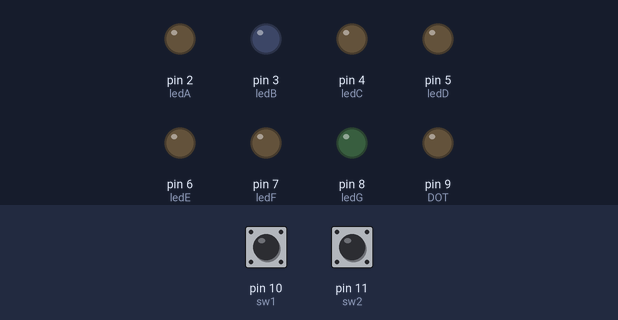
Bench run of a sketch on a simulated Arduino Uno, built with avr-gcc and run on an emulated ATmega328P. Shown: output pins drawn as LEDs (lit = HIGH). The test bench sets the inputs (shaded band); at power-on: pin 10 (sw1) LOW, pin 11 (sw2) LOW.

Above: at 1.2 s.
1.3 s: pin 10 (sw1) pulled HIGH for 0.15 s
At 2.1 s:
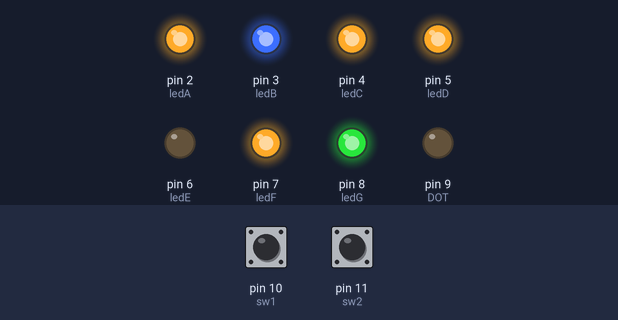
At 3.1 s:
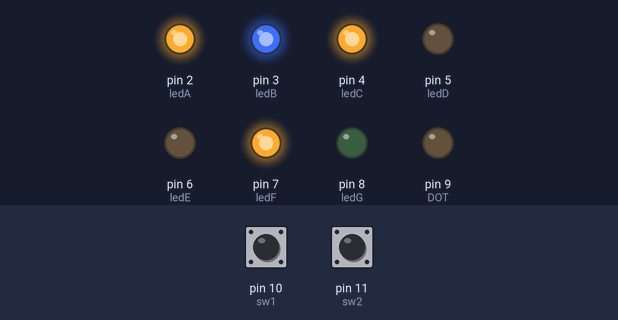
Timing chart, 0 to 13.4 s (numbered marks = the images above; inputs shaded):
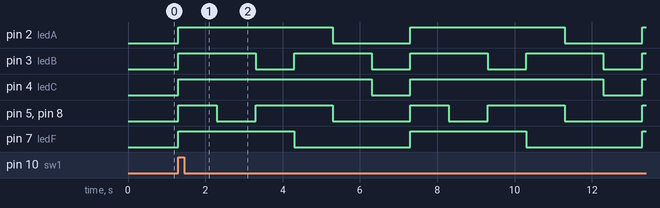

Measured:
- after the input at 1.3 s, pin 2 (ledA): alternates HIGH for 4.0 s and LOW for 2.0 s, starting at once; pin 3 (ledB): alternates HIGH for 2.0 s and LOW for 1.0 s, starting at once

The sketch:

golden_bell_C13-1.ino
```cpp
int ledA=2;
int ledB=3;
int ledC=4;
int ledD=5;
int ledE=6;
int ledF=7;
int ledG=8;
int DOT=9;
int sw1=10;
int sw2=11;

void setup() {
  pinMode(ledA, OUTPUT);
  pinMode(ledB, OUTPUT);
  pinMode(ledC, OUTPUT);
  pinMode(ledD, OUTPUT);
  pinMode(ledE, OUTPUT);
  pinMode(ledF, OUTPUT);
  pinMode(ledG, OUTPUT);
  pinMode(DOT, OUTPUT);
}

void loop() {
  int i;
  int sw1_state;
  int sw2_state;


  sw1_state=digitalRead(sw1);
  sw2_state=digitalRead(sw2);


while(sw1_state==1)
{
int p=9;
for(i=0;i<6;i++)
  {
    Number(i+p);
    p=p-3;
    delay(1000);
  }

}

while(sw2_state==1)
{
for(i=0;i<5;i++)
  {
    Number(i*2);
    delay(1000);
  }
}

}
void Number(int n)
{
  switch(n){

    case 0: // 0출력
    digitalWrite(ledA, HIGH);
    digitalWrite(ledB, HIGH);
    digitalWrite(ledC, HIGH);
    digitalWrite(ledD, HIGH);
    digitalWrite(ledE, HIGH);
    digitalWrite(ledF, HIGH);
    digitalWrite(ledG, LOW);
    digitalWrite(DOT, LOW);
    break;

    case 1: // 1 출력
    digitalWrite(ledA, LOW);
    digitalWrite(ledB, HIGH);
    digitalWrite(ledC, HIGH);
    digitalWrite(ledD, LOW);
    digitalWrite(ledE, LOW);
    digitalWrite(ledF, LOW);
    digitalWrite(ledG, LOW);
    digitalWrite(DOT, LOW);
    break;

    case 2: // 2 출력
    digitalWrite(ledA, HIGH);
    digitalWrite(ledB, HIGH);
    digitalWrite(ledC, LOW);
    digitalWrite(ledD, HIGH);
    digitalWrite(ledE, HIGH);
    digitalWrite(ledF, LOW);
    digitalWrite(ledG, HIGH);
    digitalWrite(DOT, LOW);
    break;

    case 3: // 3 출력
    digitalWrite(ledA, HIGH);
    digitalWrite(ledB, HIGH);
    digitalWrite(ledC, HIGH);
    digitalWrite(ledD, HIGH);
    digitalWrite(ledE, LOW);
    digitalWrite(ledF, LOW);
    digitalWrite(ledG, HIGH);
    digitalWrite(DOT, LOW);
    break;

    case 4: // 4 출력
    digitalWrite(ledA, LOW);
    digitalWrite(ledB, HIGH);
    digitalWrite(ledC, HIGH);
    digitalWrite(ledD, LOW);
    digitalWrite(ledE, LOW);
    digitalWrite(ledF, HIGH);
    digitalWrite(ledG, HIGH);
    digitalWrite(DOT, LOW);
    break;

    case 5: // 5 출력
    digitalWrite(ledA, HIGH);
    digitalWrite(ledB, LOW);
    digitalWrite(ledC, HIGH);
    digitalWrite(ledD, HIGH);
    digitalWrite(ledE, LOW);
    digitalWrite(ledF, HIGH);
    digitalWrite(ledG, HIGH);
    digitalWrite(DOT, LOW);
    break;

    case 6: // 6 출력
    digitalWrite(ledA, HIGH);
    digitalWrite(ledB, LOW);
    digitalWrite(ledC, HIGH);
    digitalWrite(ledD, HIGH);
    digitalWrite(ledE, HIGH);
    digitalWrite(ledF, HIGH);
    digitalWrite(ledG, HIGH);
    digitalWrite(DOT, LOW);
    break;

    case 7: // 7 출력
    digitalWrite(ledA, HIGH);
    digitalWrite(ledB, HIGH);
    digitalWrite(ledC, HIGH);
    digitalWrite(ledD, LOW);
    digitalWrite(ledE, LOW);
    digitalWrite(ledF, HIGH);
    digitalWrite(ledG, LOW);
    digitalWrite(DOT, LOW);
    break;

    case 8: // 8 출력
    digitalWrite(ledA, HIGH);
    digitalWrite(ledB, HIGH);
    digitalWrite(ledC, HIGH);
    digitalWrite(ledD, HIGH);
    digitalWrite(ledE, HIGH);
    digitalWrite(ledF, HIGH);
    digitalWrite(ledG, HIGH);
    digitalWrite(DOT, LOW);
    break;

    case 9: // 9 출력
    digitalWrite(ledA, HIGH);
    digitalWrite(ledB, HIGH);
    digitalWrite(ledC, HIGH);
    digitalWrite(ledD, HIGH);
    digitalWrite(ledE, LOW);
    digitalWrite(ledF, HIGH);
    digitalWrite(ledG, HIGH);
    digitalWrite(DOT, LOW);
    break;

    default:
    digitalWrite(ledA, LOW);
    digitalWrite(ledB, LOW);
    digitalWrite(ledC, LOW);
    digitalWrite(ledD, LOW);
    digitalWrite(ledE, LOW);
    digitalWrite(ledF, LOW);
    digitalWrite(ledG, LOW);
    digitalWrite(DOT, LOW);
    break;
  }
}
```
